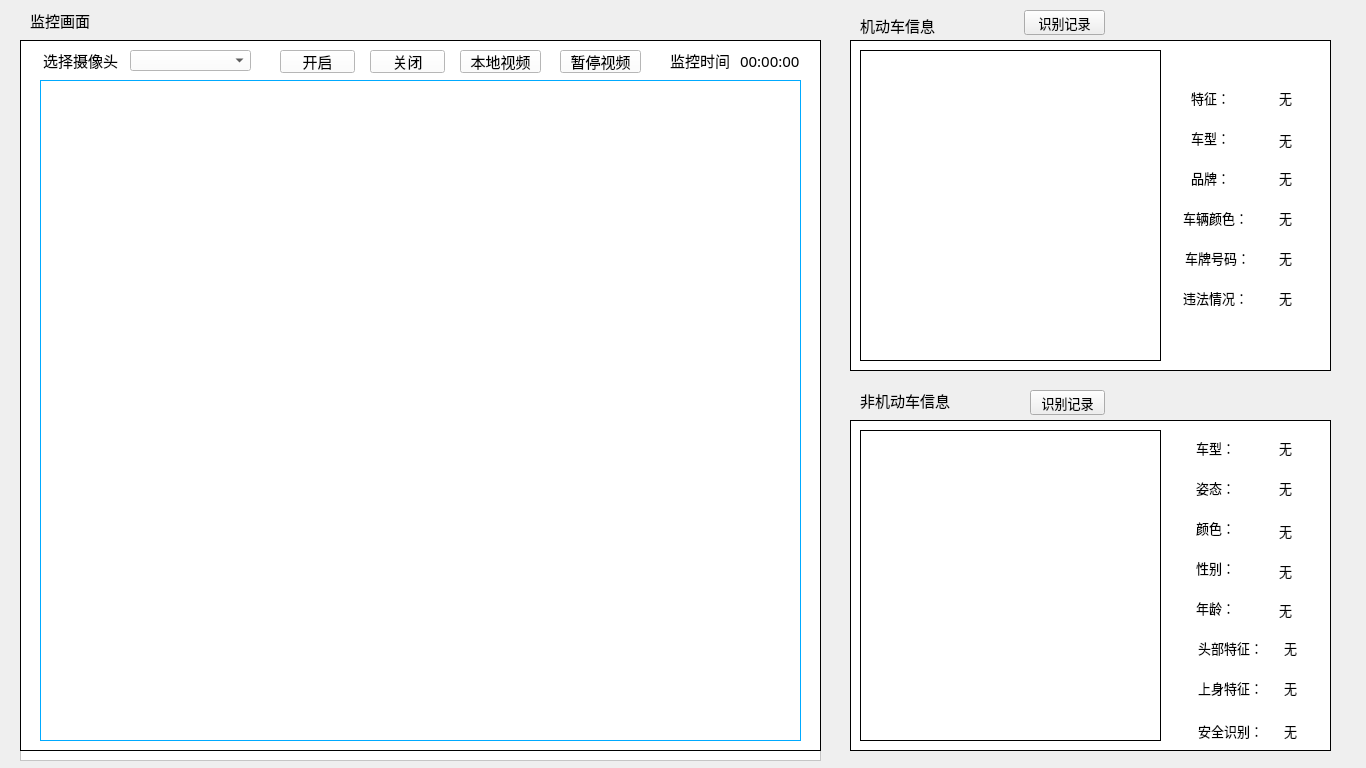
<?xml version="1.0" encoding="UTF-8"?>
<ui version="4.0">
 <class>camera</class>
 <widget class="QWidget" name="camera">
  <property name="geometry">
   <rect>
    <x>0</x>
    <y>0</y>
    <width>1366</width>
    <height>768</height>
   </rect>
  </property>
  <property name="windowTitle">
   <string>camera</string>
  </property>
  <widget class="QFrame" name="frame">
   <property name="geometry">
    <rect>
     <x>20</x>
     <y>40</y>
     <width>801</width>
     <height>721</height>
    </rect>
   </property>
   <property name="styleSheet">
    <string notr="true">background-color: rgb(255, 255, 255);</string>
   </property>
   <property name="frameShape">
    <enum>QFrame::StyledPanel</enum>
   </property>
   <property name="frameShadow">
    <enum>QFrame::Raised</enum>
   </property>
   <widget class="QComboBox" name="comboBox_cam">
    <property name="geometry">
     <rect>
      <x>110</x>
      <y>10</y>
      <width>121</width>
      <height>21</height>
     </rect>
    </property>
    <property name="font">
     <font>
      <family>黑体</family>
      <pointsize>11</pointsize>
     </font>
    </property>
   </widget>
   <widget class="QLabel" name="label">
    <property name="geometry">
     <rect>
      <x>650</x>
      <y>10</y>
      <width>71</width>
      <height>20</height>
     </rect>
    </property>
    <property name="font">
     <font>
      <family>黑体</family>
      <pointsize>11</pointsize>
     </font>
    </property>
    <property name="text">
     <string>监控时间</string>
    </property>
   </widget>
   <widget class="QLabel" name="label_camera">
    <property name="geometry">
     <rect>
      <x>30</x>
      <y>50</y>
      <width>741</width>
      <height>641</height>
     </rect>
    </property>
    <property name="styleSheet">
     <string notr="true">image: url(:/CIT/Resources/road.png);</string>
    </property>
    <property name="text">
     <string/>
    </property>
   </widget>
   <widget class="QLabel" name="label_10">
    <property name="geometry">
     <rect>
      <x>0</x>
      <y>0</y>
      <width>801</width>
      <height>711</height>
     </rect>
    </property>
    <property name="autoFillBackground">
     <bool>false</bool>
    </property>
    <property name="styleSheet">
     <string notr="true">border-color: rgb(170, 255, 255);</string>
    </property>
    <property name="frameShape">
     <enum>QFrame::Box</enum>
    </property>
    <property name="text">
     <string/>
    </property>
   </widget>
   <widget class="QLabel" name="label_time">
    <property name="geometry">
     <rect>
      <x>720</x>
      <y>10</y>
      <width>71</width>
      <height>21</height>
     </rect>
    </property>
    <property name="font">
     <font>
      <family>黑体</family>
      <pointsize>11</pointsize>
     </font>
    </property>
    <property name="text">
     <string>00:00:00</string>
    </property>
   </widget>
   <widget class="QLabel" name="Label_0_1">
    <property name="geometry">
     <rect>
      <x>20</x>
      <y>10</y>
      <width>81</width>
      <height>21</height>
     </rect>
    </property>
    <property name="font">
     <font>
      <family>黑体</family>
      <pointsize>11</pointsize>
      <weight>50</weight>
      <italic>false</italic>
      <bold>false</bold>
     </font>
    </property>
    <property name="text">
     <string>选择摄像头</string>
    </property>
    <property name="alignment">
     <set>Qt::AlignCenter</set>
    </property>
   </widget>
   <widget class="QPushButton" name="pushButton_cam_open">
    <property name="geometry">
     <rect>
      <x>260</x>
      <y>10</y>
      <width>75</width>
      <height>23</height>
     </rect>
    </property>
    <property name="font">
     <font>
      <family>黑体</family>
      <pointsize>11</pointsize>
     </font>
    </property>
    <property name="text">
     <string>开启</string>
    </property>
   </widget>
   <widget class="QPushButton" name="pushButton_cam_close">
    <property name="geometry">
     <rect>
      <x>350</x>
      <y>10</y>
      <width>75</width>
      <height>23</height>
     </rect>
    </property>
    <property name="font">
     <font>
      <family>黑体</family>
      <pointsize>11</pointsize>
     </font>
    </property>
    <property name="text">
     <string>关闭</string>
    </property>
   </widget>
   <widget class="QLabel" name="label_17">
    <property name="geometry">
     <rect>
      <x>20</x>
      <y>40</y>
      <width>761</width>
      <height>661</height>
     </rect>
    </property>
    <property name="autoFillBackground">
     <bool>false</bool>
    </property>
    <property name="styleSheet">
     <string notr="true">color: rgb(0, 170, 255);</string>
    </property>
    <property name="frameShape">
     <enum>QFrame::Box</enum>
    </property>
    <property name="text">
     <string/>
    </property>
   </widget>
   <widget class="QPushButton" name="pushButton_local">
    <property name="geometry">
     <rect>
      <x>440</x>
      <y>10</y>
      <width>81</width>
      <height>23</height>
     </rect>
    </property>
    <property name="font">
     <font>
      <family>黑体</family>
      <pointsize>11</pointsize>
     </font>
    </property>
    <property name="text">
     <string>本地视频</string>
    </property>
   </widget>
   <widget class="QPushButton" name="pushButton_local_pause">
    <property name="geometry">
     <rect>
      <x>540</x>
      <y>10</y>
      <width>81</width>
      <height>23</height>
     </rect>
    </property>
    <property name="font">
     <font>
      <family>黑体</family>
      <pointsize>11</pointsize>
     </font>
    </property>
    <property name="text">
     <string>暂停视频</string>
    </property>
   </widget>
   <zorder>label_10</zorder>
   <zorder>comboBox_cam</zorder>
   <zorder>label</zorder>
   <zorder>label_time</zorder>
   <zorder>Label_0_1</zorder>
   <zorder>pushButton_cam_open</zorder>
   <zorder>pushButton_cam_close</zorder>
   <zorder>label_17</zorder>
   <zorder>label_camera</zorder>
   <zorder>pushButton_local</zorder>
   <zorder>pushButton_local_pause</zorder>
  </widget>
  <widget class="QLabel" name="label_7">
   <property name="geometry">
    <rect>
     <x>30</x>
     <y>10</y>
     <width>81</width>
     <height>21</height>
    </rect>
   </property>
   <property name="font">
    <font>
     <family>黑体</family>
     <pointsize>11</pointsize>
    </font>
   </property>
   <property name="text">
    <string>监控画面</string>
   </property>
  </widget>
  <widget class="QFrame" name="frame1">
   <property name="geometry">
    <rect>
     <x>850</x>
     <y>40</y>
     <width>481</width>
     <height>331</height>
    </rect>
   </property>
   <property name="styleSheet">
    <string notr="true">background-color: rgb(255, 255, 255);</string>
   </property>
   <property name="frameShape">
    <enum>QFrame::StyledPanel</enum>
   </property>
   <property name="frameShadow">
    <enum>QFrame::Raised</enum>
   </property>
   <widget class="QLabel" name="Label_1_1">
    <property name="geometry">
     <rect>
      <x>340</x>
      <y>50</y>
      <width>41</width>
      <height>16</height>
     </rect>
    </property>
    <property name="font">
     <font>
      <family>黑体</family>
      <pointsize>10</pointsize>
      <weight>50</weight>
      <italic>false</italic>
      <bold>false</bold>
     </font>
    </property>
    <property name="text">
     <string>特征：</string>
    </property>
    <property name="alignment">
     <set>Qt::AlignCenter</set>
    </property>
   </widget>
   <widget class="QLabel" name="Label_W1_1">
    <property name="geometry">
     <rect>
      <x>400</x>
      <y>50</y>
      <width>71</width>
      <height>16</height>
     </rect>
    </property>
    <property name="font">
     <font>
      <family>黑体</family>
      <pointsize>10</pointsize>
      <weight>50</weight>
      <italic>false</italic>
      <bold>false</bold>
     </font>
    </property>
    <property name="text">
     <string>无</string>
    </property>
    <property name="alignment">
     <set>Qt::AlignCenter</set>
    </property>
   </widget>
   <widget class="QLabel" name="Label_1_3">
    <property name="geometry">
     <rect>
      <x>340</x>
      <y>90</y>
      <width>41</width>
      <height>16</height>
     </rect>
    </property>
    <property name="font">
     <font>
      <family>黑体</family>
      <pointsize>10</pointsize>
      <weight>50</weight>
      <italic>false</italic>
      <bold>false</bold>
     </font>
    </property>
    <property name="text">
     <string>车型：</string>
    </property>
    <property name="alignment">
     <set>Qt::AlignCenter</set>
    </property>
   </widget>
   <widget class="QLabel" name="Label_W1_3">
    <property name="geometry">
     <rect>
      <x>400</x>
      <y>90</y>
      <width>71</width>
      <height>20</height>
     </rect>
    </property>
    <property name="font">
     <font>
      <family>黑体</family>
      <pointsize>10</pointsize>
      <weight>50</weight>
      <italic>false</italic>
      <bold>false</bold>
     </font>
    </property>
    <property name="text">
     <string>无</string>
    </property>
    <property name="alignment">
     <set>Qt::AlignCenter</set>
    </property>
   </widget>
   <widget class="QLabel" name="Label_1_5">
    <property name="geometry">
     <rect>
      <x>330</x>
      <y>130</y>
      <width>61</width>
      <height>16</height>
     </rect>
    </property>
    <property name="font">
     <font>
      <family>黑体</family>
      <pointsize>10</pointsize>
      <weight>50</weight>
      <italic>false</italic>
      <bold>false</bold>
     </font>
    </property>
    <property name="text">
     <string>品牌：</string>
    </property>
    <property name="alignment">
     <set>Qt::AlignCenter</set>
    </property>
   </widget>
   <widget class="QLabel" name="Label_W1_5">
    <property name="geometry">
     <rect>
      <x>400</x>
      <y>130</y>
      <width>71</width>
      <height>16</height>
     </rect>
    </property>
    <property name="font">
     <font>
      <family>黑体</family>
      <pointsize>10</pointsize>
      <weight>50</weight>
      <italic>false</italic>
      <bold>false</bold>
     </font>
    </property>
    <property name="text">
     <string>无</string>
    </property>
    <property name="alignment">
     <set>Qt::AlignCenter</set>
    </property>
   </widget>
   <widget class="QLabel" name="Label_1_7">
    <property name="geometry">
     <rect>
      <x>330</x>
      <y>170</y>
      <width>71</width>
      <height>16</height>
     </rect>
    </property>
    <property name="font">
     <font>
      <family>黑体</family>
      <pointsize>10</pointsize>
      <weight>50</weight>
      <italic>false</italic>
      <bold>false</bold>
     </font>
    </property>
    <property name="text">
     <string>车辆颜色：</string>
    </property>
    <property name="alignment">
     <set>Qt::AlignCenter</set>
    </property>
   </widget>
   <widget class="QLabel" name="Label_W1_2">
    <property name="geometry">
     <rect>
      <x>400</x>
      <y>170</y>
      <width>71</width>
      <height>16</height>
     </rect>
    </property>
    <property name="font">
     <font>
      <family>黑体</family>
      <pointsize>10</pointsize>
      <weight>50</weight>
      <italic>false</italic>
      <bold>false</bold>
     </font>
    </property>
    <property name="text">
     <string>无</string>
    </property>
    <property name="alignment">
     <set>Qt::AlignCenter</set>
    </property>
   </widget>
   <widget class="QLabel" name="Label_1_9">
    <property name="geometry">
     <rect>
      <x>330</x>
      <y>210</y>
      <width>75</width>
      <height>16</height>
     </rect>
    </property>
    <property name="font">
     <font>
      <family>黑体</family>
      <pointsize>10</pointsize>
      <weight>50</weight>
      <italic>false</italic>
      <bold>false</bold>
     </font>
    </property>
    <property name="text">
     <string>车牌号码：</string>
    </property>
    <property name="alignment">
     <set>Qt::AlignCenter</set>
    </property>
   </widget>
   <widget class="QLabel" name="Label_W1_4">
    <property name="geometry">
     <rect>
      <x>400</x>
      <y>210</y>
      <width>71</width>
      <height>16</height>
     </rect>
    </property>
    <property name="font">
     <font>
      <family>黑体</family>
      <pointsize>10</pointsize>
      <weight>50</weight>
      <italic>false</italic>
      <bold>false</bold>
     </font>
    </property>
    <property name="text">
     <string>无</string>
    </property>
    <property name="alignment">
     <set>Qt::AlignCenter</set>
    </property>
   </widget>
   <widget class="QLabel" name="Label_1_11">
    <property name="geometry">
     <rect>
      <x>330</x>
      <y>250</y>
      <width>71</width>
      <height>16</height>
     </rect>
    </property>
    <property name="font">
     <font>
      <family>黑体</family>
      <pointsize>10</pointsize>
      <weight>50</weight>
      <italic>false</italic>
      <bold>false</bold>
     </font>
    </property>
    <property name="text">
     <string>违法情况：</string>
    </property>
    <property name="alignment">
     <set>Qt::AlignCenter</set>
    </property>
   </widget>
   <widget class="QLabel" name="Label_W1_6">
    <property name="geometry">
     <rect>
      <x>400</x>
      <y>250</y>
      <width>71</width>
      <height>16</height>
     </rect>
    </property>
    <property name="font">
     <font>
      <family>黑体</family>
      <pointsize>10</pointsize>
      <weight>50</weight>
      <italic>false</italic>
      <bold>false</bold>
     </font>
    </property>
    <property name="text">
     <string>无</string>
    </property>
    <property name="alignment">
     <set>Qt::AlignCenter</set>
    </property>
   </widget>
   <widget class="QLabel" name="label_1">
    <property name="geometry">
     <rect>
      <x>0</x>
      <y>0</y>
      <width>481</width>
      <height>331</height>
     </rect>
    </property>
    <property name="autoFillBackground">
     <bool>false</bool>
    </property>
    <property name="styleSheet">
     <string notr="true">border-color: rgb(170, 255, 255);</string>
    </property>
    <property name="frameShape">
     <enum>QFrame::Box</enum>
    </property>
    <property name="text">
     <string/>
    </property>
   </widget>
   <widget class="QLabel" name="label_pic_1">
    <property name="geometry">
     <rect>
      <x>20</x>
      <y>20</y>
      <width>281</width>
      <height>291</height>
     </rect>
    </property>
    <property name="styleSheet">
     <string notr="true">image: url(:/CIT/Resources/car.png);</string>
    </property>
    <property name="text">
     <string/>
    </property>
   </widget>
   <widget class="QLabel" name="label_6">
    <property name="geometry">
     <rect>
      <x>10</x>
      <y>10</y>
      <width>301</width>
      <height>311</height>
     </rect>
    </property>
    <property name="autoFillBackground">
     <bool>false</bool>
    </property>
    <property name="styleSheet">
     <string notr="true">border-color: rgb(170, 255, 255);</string>
    </property>
    <property name="frameShape">
     <enum>QFrame::Box</enum>
    </property>
    <property name="text">
     <string/>
    </property>
   </widget>
   <zorder>label_1</zorder>
   <zorder>Label_1_1</zorder>
   <zorder>Label_W1_1</zorder>
   <zorder>Label_1_3</zorder>
   <zorder>Label_W1_3</zorder>
   <zorder>Label_1_5</zorder>
   <zorder>Label_W1_5</zorder>
   <zorder>Label_1_7</zorder>
   <zorder>Label_W1_2</zorder>
   <zorder>Label_1_9</zorder>
   <zorder>Label_W1_4</zorder>
   <zorder>Label_1_11</zorder>
   <zorder>Label_W1_6</zorder>
   <zorder>label_6</zorder>
   <zorder>label_pic_1</zorder>
  </widget>
  <widget class="QLabel" name="label_8">
   <property name="geometry">
    <rect>
     <x>860</x>
     <y>10</y>
     <width>151</width>
     <height>31</height>
    </rect>
   </property>
   <property name="font">
    <font>
     <family>黑体</family>
     <pointsize>11</pointsize>
    </font>
   </property>
   <property name="text">
    <string>机动车信息</string>
   </property>
  </widget>
  <widget class="QFrame" name="frame2">
   <property name="geometry">
    <rect>
     <x>850</x>
     <y>420</y>
     <width>481</width>
     <height>331</height>
    </rect>
   </property>
   <property name="styleSheet">
    <string notr="true">background-color: rgb(255, 255, 255);</string>
   </property>
   <property name="frameShape">
    <enum>QFrame::StyledPanel</enum>
   </property>
   <property name="frameShadow">
    <enum>QFrame::Raised</enum>
   </property>
   <widget class="QLabel" name="label_2">
    <property name="geometry">
     <rect>
      <x>0</x>
      <y>0</y>
      <width>481</width>
      <height>331</height>
     </rect>
    </property>
    <property name="frameShape">
     <enum>QFrame::Box</enum>
    </property>
    <property name="text">
     <string/>
    </property>
   </widget>
   <widget class="QLabel" name="Label_2_1">
    <property name="geometry">
     <rect>
      <x>340</x>
      <y>20</y>
      <width>51</width>
      <height>16</height>
     </rect>
    </property>
    <property name="font">
     <font>
      <family>黑体</family>
      <pointsize>10</pointsize>
      <weight>50</weight>
      <italic>false</italic>
      <bold>false</bold>
     </font>
    </property>
    <property name="text">
     <string>车型：</string>
    </property>
    <property name="alignment">
     <set>Qt::AlignCenter</set>
    </property>
   </widget>
   <widget class="QLabel" name="Label_W2_1">
    <property name="geometry">
     <rect>
      <x>410</x>
      <y>20</y>
      <width>51</width>
      <height>16</height>
     </rect>
    </property>
    <property name="font">
     <font>
      <family>黑体</family>
      <pointsize>10</pointsize>
      <weight>50</weight>
      <italic>false</italic>
      <bold>false</bold>
     </font>
    </property>
    <property name="text">
     <string>无</string>
    </property>
    <property name="alignment">
     <set>Qt::AlignCenter</set>
    </property>
   </widget>
   <widget class="QLabel" name="Label_2_3">
    <property name="geometry">
     <rect>
      <x>340</x>
      <y>60</y>
      <width>51</width>
      <height>16</height>
     </rect>
    </property>
    <property name="font">
     <font>
      <family>黑体</family>
      <pointsize>10</pointsize>
      <weight>50</weight>
      <italic>false</italic>
      <bold>false</bold>
     </font>
    </property>
    <property name="text">
     <string>姿态：</string>
    </property>
    <property name="alignment">
     <set>Qt::AlignCenter</set>
    </property>
   </widget>
   <widget class="QLabel" name="Label_W2_3">
    <property name="geometry">
     <rect>
      <x>410</x>
      <y>60</y>
      <width>51</width>
      <height>16</height>
     </rect>
    </property>
    <property name="font">
     <font>
      <family>黑体</family>
      <pointsize>10</pointsize>
      <weight>50</weight>
      <italic>false</italic>
      <bold>false</bold>
     </font>
    </property>
    <property name="text">
     <string>无</string>
    </property>
    <property name="alignment">
     <set>Qt::AlignCenter</set>
    </property>
   </widget>
   <widget class="QLabel" name="Label_W2_5">
    <property name="geometry">
     <rect>
      <x>410</x>
      <y>100</y>
      <width>51</width>
      <height>21</height>
     </rect>
    </property>
    <property name="font">
     <font>
      <family>黑体</family>
      <pointsize>10</pointsize>
      <weight>50</weight>
      <italic>false</italic>
      <bold>false</bold>
     </font>
    </property>
    <property name="text">
     <string>无</string>
    </property>
    <property name="alignment">
     <set>Qt::AlignCenter</set>
    </property>
   </widget>
   <widget class="QLabel" name="Label_2_6">
    <property name="geometry">
     <rect>
      <x>340</x>
      <y>100</y>
      <width>51</width>
      <height>16</height>
     </rect>
    </property>
    <property name="font">
     <font>
      <family>黑体</family>
      <pointsize>10</pointsize>
      <weight>50</weight>
      <italic>false</italic>
      <bold>false</bold>
     </font>
    </property>
    <property name="text">
     <string>颜色：</string>
    </property>
    <property name="alignment">
     <set>Qt::AlignCenter</set>
    </property>
   </widget>
   <widget class="QLabel" name="Label_W2_7">
    <property name="geometry">
     <rect>
      <x>410</x>
      <y>140</y>
      <width>51</width>
      <height>21</height>
     </rect>
    </property>
    <property name="font">
     <font>
      <family>黑体</family>
      <pointsize>10</pointsize>
      <weight>50</weight>
      <italic>false</italic>
      <bold>false</bold>
     </font>
    </property>
    <property name="text">
     <string>无</string>
    </property>
    <property name="alignment">
     <set>Qt::AlignCenter</set>
    </property>
   </widget>
   <widget class="QLabel" name="Label_2_8">
    <property name="geometry">
     <rect>
      <x>340</x>
      <y>140</y>
      <width>51</width>
      <height>16</height>
     </rect>
    </property>
    <property name="font">
     <font>
      <family>黑体</family>
      <pointsize>10</pointsize>
      <weight>50</weight>
      <italic>false</italic>
      <bold>false</bold>
     </font>
    </property>
    <property name="text">
     <string>性别：</string>
    </property>
    <property name="alignment">
     <set>Qt::AlignCenter</set>
    </property>
   </widget>
   <widget class="QLabel" name="Label_W2_2">
    <property name="geometry">
     <rect>
      <x>410</x>
      <y>180</y>
      <width>51</width>
      <height>20</height>
     </rect>
    </property>
    <property name="font">
     <font>
      <family>黑体</family>
      <pointsize>10</pointsize>
      <weight>50</weight>
      <italic>false</italic>
      <bold>false</bold>
     </font>
    </property>
    <property name="text">
     <string>无</string>
    </property>
    <property name="alignment">
     <set>Qt::AlignCenter</set>
    </property>
   </widget>
   <widget class="QLabel" name="Label_2_10">
    <property name="geometry">
     <rect>
      <x>340</x>
      <y>180</y>
      <width>51</width>
      <height>16</height>
     </rect>
    </property>
    <property name="font">
     <font>
      <family>黑体</family>
      <pointsize>10</pointsize>
      <weight>50</weight>
      <italic>false</italic>
      <bold>false</bold>
     </font>
    </property>
    <property name="text">
     <string>年龄：</string>
    </property>
    <property name="alignment">
     <set>Qt::AlignCenter</set>
    </property>
   </widget>
   <widget class="QLabel" name="Label_W2_4">
    <property name="geometry">
     <rect>
      <x>410</x>
      <y>220</y>
      <width>61</width>
      <height>16</height>
     </rect>
    </property>
    <property name="font">
     <font>
      <family>黑体</family>
      <pointsize>10</pointsize>
      <weight>50</weight>
      <italic>false</italic>
      <bold>false</bold>
     </font>
    </property>
    <property name="text">
     <string>无</string>
    </property>
    <property name="alignment">
     <set>Qt::AlignCenter</set>
    </property>
   </widget>
   <widget class="QLabel" name="Label_2_12">
    <property name="geometry">
     <rect>
      <x>340</x>
      <y>220</y>
      <width>81</width>
      <height>16</height>
     </rect>
    </property>
    <property name="font">
     <font>
      <family>黑体</family>
      <pointsize>10</pointsize>
      <weight>50</weight>
      <italic>false</italic>
      <bold>false</bold>
     </font>
    </property>
    <property name="text">
     <string>头部特征：</string>
    </property>
    <property name="alignment">
     <set>Qt::AlignCenter</set>
    </property>
   </widget>
   <widget class="QLabel" name="Label_W2_6">
    <property name="geometry">
     <rect>
      <x>410</x>
      <y>260</y>
      <width>61</width>
      <height>16</height>
     </rect>
    </property>
    <property name="font">
     <font>
      <family>黑体</family>
      <pointsize>10</pointsize>
      <weight>50</weight>
      <italic>false</italic>
      <bold>false</bold>
     </font>
    </property>
    <property name="text">
     <string>无</string>
    </property>
    <property name="alignment">
     <set>Qt::AlignCenter</set>
    </property>
   </widget>
   <widget class="QLabel" name="Label_2_14">
    <property name="geometry">
     <rect>
      <x>340</x>
      <y>260</y>
      <width>81</width>
      <height>16</height>
     </rect>
    </property>
    <property name="font">
     <font>
      <family>黑体</family>
      <pointsize>10</pointsize>
      <weight>50</weight>
      <italic>false</italic>
      <bold>false</bold>
     </font>
    </property>
    <property name="text">
     <string>上身特征：</string>
    </property>
    <property name="alignment">
     <set>Qt::AlignCenter</set>
    </property>
   </widget>
   <widget class="QLabel" name="Label_W2_8">
    <property name="geometry">
     <rect>
      <x>410</x>
      <y>300</y>
      <width>61</width>
      <height>21</height>
     </rect>
    </property>
    <property name="font">
     <font>
      <family>黑体</family>
      <pointsize>10</pointsize>
      <weight>50</weight>
      <italic>false</italic>
      <bold>false</bold>
     </font>
    </property>
    <property name="text">
     <string>无</string>
    </property>
    <property name="alignment">
     <set>Qt::AlignCenter</set>
    </property>
   </widget>
   <widget class="QLabel" name="Label_2_16">
    <property name="geometry">
     <rect>
      <x>340</x>
      <y>300</y>
      <width>81</width>
      <height>21</height>
     </rect>
    </property>
    <property name="font">
     <font>
      <family>黑体</family>
      <pointsize>10</pointsize>
      <weight>50</weight>
      <italic>false</italic>
      <bold>false</bold>
     </font>
    </property>
    <property name="text">
     <string>安全识别：</string>
    </property>
    <property name="alignment">
     <set>Qt::AlignCenter</set>
    </property>
   </widget>
   <widget class="QLabel" name="label_pic_2">
    <property name="geometry">
     <rect>
      <x>20</x>
      <y>20</y>
      <width>281</width>
      <height>291</height>
     </rect>
    </property>
    <property name="styleSheet">
     <string notr="true">image: url(:/CIT/Resources/bike.png);</string>
    </property>
    <property name="text">
     <string/>
    </property>
   </widget>
   <widget class="QLabel" name="label_15">
    <property name="geometry">
     <rect>
      <x>10</x>
      <y>10</y>
      <width>301</width>
      <height>311</height>
     </rect>
    </property>
    <property name="autoFillBackground">
     <bool>false</bool>
    </property>
    <property name="styleSheet">
     <string notr="true">border-color: rgb(170, 255, 255);</string>
    </property>
    <property name="frameShape">
     <enum>QFrame::Box</enum>
    </property>
    <property name="text">
     <string/>
    </property>
   </widget>
   <zorder>label_2</zorder>
   <zorder>Label_2_1</zorder>
   <zorder>Label_W2_1</zorder>
   <zorder>Label_2_3</zorder>
   <zorder>Label_W2_3</zorder>
   <zorder>Label_W2_5</zorder>
   <zorder>Label_2_6</zorder>
   <zorder>Label_W2_7</zorder>
   <zorder>Label_2_8</zorder>
   <zorder>Label_W2_2</zorder>
   <zorder>Label_2_10</zorder>
   <zorder>Label_2_12</zorder>
   <zorder>Label_2_14</zorder>
   <zorder>Label_W2_8</zorder>
   <zorder>Label_2_16</zorder>
   <zorder>label_15</zorder>
   <zorder>label_pic_2</zorder>
   <zorder>Label_W2_6</zorder>
   <zorder>Label_W2_4</zorder>
  </widget>
  <widget class="QLabel" name="label_9">
   <property name="geometry">
    <rect>
     <x>860</x>
     <y>390</y>
     <width>131</width>
     <height>21</height>
    </rect>
   </property>
   <property name="font">
    <font>
     <family>黑体</family>
     <pointsize>11</pointsize>
    </font>
   </property>
   <property name="text">
    <string>非机动车信息</string>
   </property>
  </widget>
  <widget class="QPushButton" name="pushButton_record1">
   <property name="geometry">
    <rect>
     <x>1024</x>
     <y>10</y>
     <width>81</width>
     <height>25</height>
    </rect>
   </property>
   <property name="font">
    <font>
     <family>黑体</family>
     <pointsize>10</pointsize>
    </font>
   </property>
   <property name="text">
    <string>识别记录</string>
   </property>
  </widget>
  <widget class="QPushButton" name="pushButton_record2">
   <property name="geometry">
    <rect>
     <x>1030</x>
     <y>390</y>
     <width>75</width>
     <height>25</height>
    </rect>
   </property>
   <property name="font">
    <font>
     <family>黑体</family>
     <pointsize>10</pointsize>
    </font>
   </property>
   <property name="text">
    <string>识别记录</string>
   </property>
  </widget>
 </widget>
 <layoutdefault spacing="6" margin="11"/>
 <resources/>
 <connections/>
</ui>
